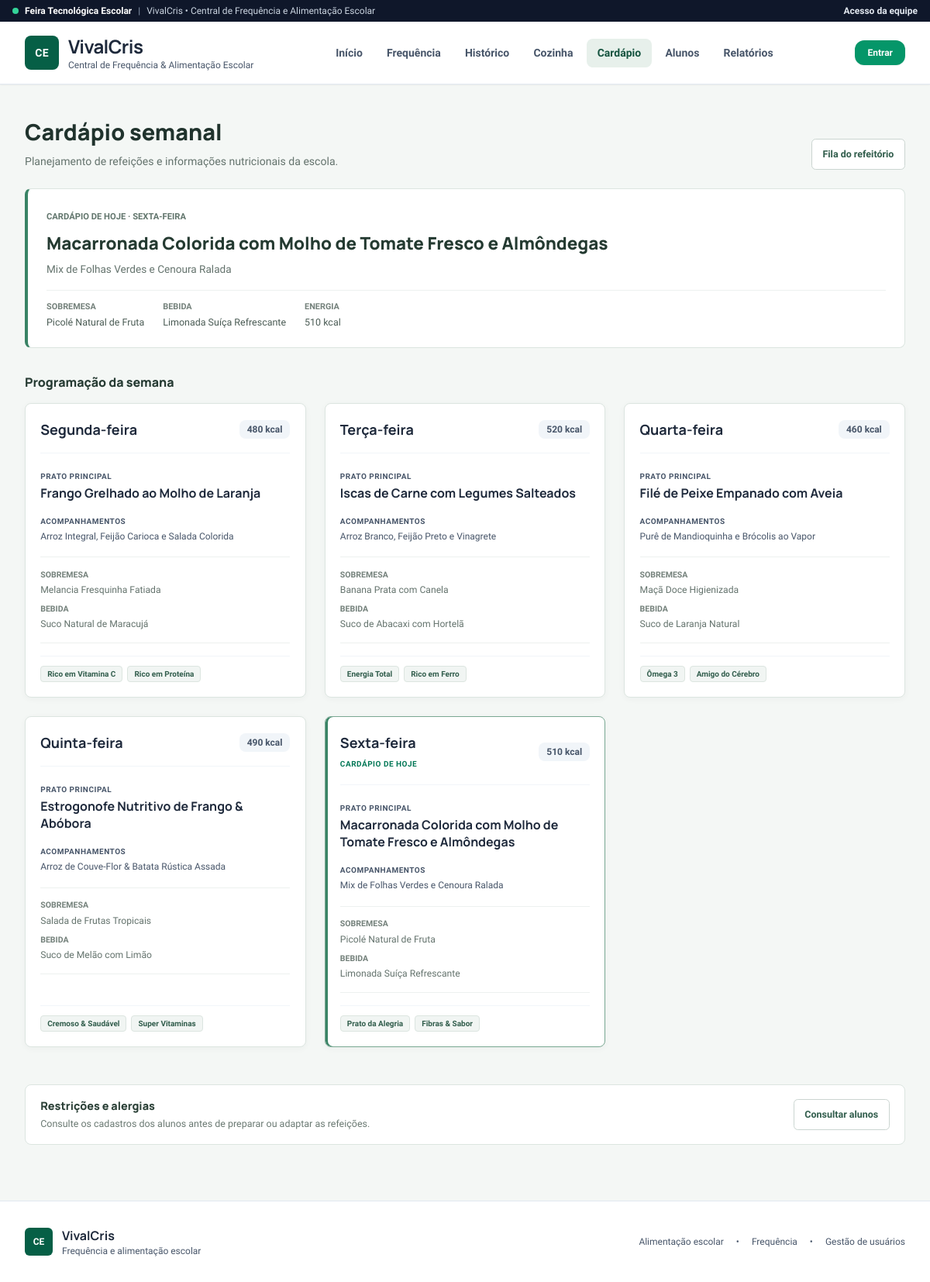
The page /public/alimentacao/cardapio on the database its author committed.
### tables this page shows
CREATE TABLE `cardapios` (
    `id` INT AUTO_INCREMENT PRIMARY KEY,
    `dia_semana` VARCHAR(30) NOT NULL,
    `prato_principal` VARCHAR(200) NOT NULL,
    `acompanhamento` VARCHAR(255) NOT NULL,
    `sobremesa` VARCHAR(150) NOT NULL,
    `bebida` VARCHAR(100) NOT NULL,
    `calorias` INT DEFAULT 450,
    `tags` VARCHAR(255) NOT NULL,
    `emoji` VARCHAR(10) NOT NULL
);

### core/Controller.php (called while the page is built, shortened)
<?php
class Controller {
    protected function view(string $viewPath, array $data = []): void {
        extract($data);
        $viewFile = __DIR__ . "/../app/Views/{$viewPath}.php";
        require_once $viewFile;
    }
}

### app/Controllers/AlimentacaoController.php (called while the page is built, shortened)
<?php
class AlimentacaoController extends Controller {
    public function cardapio(): void {
        $cardapios = Cardapio::all();
        $cardapioHoje = Cardapio::getCardapioDeHoje();
        $idEdicao = (int)($_GET['editar'] ?? 0);
        $this->view('alimentacao/cardapio', [
            'cardapios' => $cardapios,
            'cardapioHoje' => $cardapioHoje,
            'cardapioEdicao' => $idEdicao > 0 ? Cardapio::find($idEdicao) : null,
            'podeGerenciar' => Usuario::temPerfil('nutricionista'),
            'diasSemana' => ['Segunda-feira', 'Terça-feira', 'Quarta-feira', 'Quinta-feira', 'Sexta-feira']
        ]);
    }
}

### public/index.php (called while the page is built, shortened)
<?php
spl_autoload_register(function ($class) {
    $prefixApp = 'App\\';
    $prefixCore = 'Core\\';
    $baseDirApp = __DIR__ . '/../app/';
    $baseDirCore = __DIR__ . '/../core/';
    if (strncmp($prefixApp, $class, strlen($prefixApp)) === 0) {
        $relativeClass = substr($class, strlen($prefixApp));
        $file = $baseDirApp . str_replace('\\', '/', $relativeClass) . '.php';
        if (file_exists($file)) {
            return;
        }
    }
    if (strncmp($prefixCore, $class, strlen($prefixCore)) === 0) {
        $relativeClass = substr($class, strlen($prefixCore));
        $file = $baseDirCore . str_replace('\\', '/', $relativeClass) . '.php';
        if (file_exists($file)) {
            return;
        }
    }
});
require_once __DIR__ . '/../core/helpers.php';
Router::dispatch();

### core/helpers.php (called while the page is built, shortened)
<?php
if (!function_exists('base_url')) {
    function base_url(): string {
        $scriptName = $_SERVER['SCRIPT_NAME'] ?? '';
        $base = dirname($scriptName);
        return rtrim(str_replace('\\', '/', $base), '/');
    }
}
if (!function_exists('url')) {
    function url(string $path = ''): string {
        $path = ltrim($path, '/');
        $base = base_url();
        return $base ? "{$base}/{$path}" : "/{$path}";
    }
}

### app/Models/Cardapio.php (called while the page is built, shortened)
<?php
class Cardapio extends Model {
    public static function all(): array {
        $stmt = self::getConnection()->query("SELECT * FROM cardapios");
        $cardapios = $stmt->fetchAll();
        $ordemDias = [
            'Segunda-feira' => 1,
            'Terça-feira' => 2,
            'Quarta-feira' => 3,
            'Quinta-feira' => 4,
            'Sexta-feira' => 5
        ];
        usort($cardapios, static fn($a, $b) => ($ordemDias[$a['dia_semana']] ?? 99) <=> ($ordemDias[$b['dia_semana']] ?? 99));
        return $cardapios;
    }
    public static function getDoDia(string $diaSemana): ?array {
        $stmt = self::getConnection()->prepare("SELECT * FROM cardapios WHERE dia_semana = ? LIMIT 1");
        $stmt->execute([$diaSemana]);
        $row = $stmt->fetch();
        return $row ?: null;
    }
    public static function getCardapioDeHoje(): array {
        $diasMap = [
            1 => 'Segunda-feira',
            2 => 'Terça-feira',
            3 => 'Quarta-feira',
            4 => 'Quinta-feira',
            5 => 'Sexta-feira',
            6 => 'Segunda-feira',
            0 => 'Segunda-feira'
        ];
        $diaAtual = (int)date('w');
        $nomeDia = $diasMap[$diaAtual] ?? 'Segunda-feira';
        $cardapio = self::getDoDia($nomeDia);
        return $cardapio ?: [
            'id' => 1,
            'dia_semana' => 'Hoje',
            'prato_principal' => 'Prato Nutritivo Especial',
            'acompanhamento' => 'Arroz, Feijão e Salada Colorida',
            'sobremesa' => 'Fruta da Estação',
            'bebida' => 'Suco Natural',
            'calorias' => 450,
            'tags' => 'Vitamina C,Proteína',
            'emoji' => '🍽️'
        ];
    }
}

### core/Model.php (called while the page is built, shortened)
<?php
abstract class Model {
    protected static ?PDO $db = null;
    protected static function getConnection(): PDO {
        if (self::$db === null) {
            self::$db = Database::getInstance();
        }
        return self::$db;
    }
}

### config/database.php (called while the page is built)
<?php
return [
    'driver' => 'mysql',
    'mysql' => [
        'host' => '127.0.0.1',
        'port' => 3306,
        'database' => 'central_escolar',
        'username' => 'root',
        'password' => '',
        'charset' => 'utf8mb4'
    ],
    'sqlite' => [
        'database' => __DIR__ . '/../database/escola.sqlite'
    ]
];

### app/Models/Database.php (called while the page is built, shortened)
<?php
class Database {
    private static ?PDO $instance = null;
    public static function getInstance(): PDO {
        if (self::$instance === null) {
            $config = require __DIR__ . '/../../config/database.php';
            $driver = $config['driver'] ?? 'mysql';
            try {
                if ($driver === 'mysql') {
                    $mc = $config['mysql'];
                    $dsn = "mysql:host={$mc['host']};port={$mc['port']};dbname={$mc['database']};charset={$mc['charset']}";
                    self::$instance = new PDO($dsn, $mc['username'], $mc['password']);
                    self::$instance->setAttribute(PDO::ATTR_ERRMODE, PDO::ERRMODE_EXCEPTION);
                    self::$instance->setAttribute(PDO::ATTR_DEFAULT_FETCH_MODE, PDO::FETCH_ASSOC);
                    self::$instance->exec("SET NAMES utf8mb4");
                }
                self::ensureSchema(self::$instance, $driver);
                $userCount = (int)self::$instance->query("SELECT COUNT(*) FROM usuarios")->fetchColumn();
            } catch (PDOException $e) {
                die("Erro ao conectar ao banco de dados ({$driver}): " . $e->getMessage());
            }
        }
        return self::$instance;
    }
    private static function ensureSchema(PDO $db, string $driver): void {
        if ($driver === 'mysql') {
            self::ensureSchemaMysql($db);
        } else {
            self::ensureSchemaSqlite($db);
        }
    }
    private static function ensureSchemaMysql(PDO $db): void {
        $tabelas = ['usuarios', 'alunos', 'frequencias', 'pedidos_cozinha',
                     'historico_frequencia_diaria', 'cardapios', 'refeicoes',
                     'votacao_pratos', 'dicas_nutricao'];
        foreach ($tabelas as $tabela) {
            $stmt = $db->query("SHOW TABLES LIKE '{$tabela}'");
        }
    }
}

### app/Views/alimentacao/cardapio.php (the view, shortened to what this page needs)
<?php
require_once __DIR__ . '/../layouts/header.php';
?>
<div class="menu-page-heading">
    <div>
        <h1>Cardápio semanal</h1>
        <p>Planejamento de refeições e informações nutricionais da escola.</p>
    </div>
    <a href="<?= url('alimentacao/fila') ?>" class="menu-nav-link">Fila do refeitório</a>
</div>
<div class="today-menu-banner">
    <div>
        <span class="menu-section-label">Cardápio de hoje · <?= htmlspecialchars($cardapioHoje['dia_semana']) ?></span>
        <h2><?= htmlspecialchars($cardapioHoje['prato_principal']) ?></h2>
        <p><?= htmlspecialchars($cardapioHoje['acompanhamento']) ?></p>
        <div class="today-menu-details">
            <span><strong>Sobremesa</strong><?= htmlspecialchars($cardapioHoje['sobremesa']) ?></span>
            <span><strong>Bebida</strong><?= htmlspecialchars($cardapioHoje['bebida']) ?></span>
            <span><strong>Energia</strong><?= (int)$cardapioHoje['calorias'] ?> kcal</span>
        </div>
    </div>
</div>
<h3 class="menu-week-heading">Programação da semana</h3>
<div class="grid grid-cols-1 md:grid-cols-2 lg:grid-cols-3 gap-6 mb-12">
    <?php foreach ($cardapios as $c): ?>
        <?php
            $isHoje = ($c['dia_semana'] === $cardapioHoje['dia_semana']);
            $tags = explode(',', $c['tags']);
        ?>
        <div class="menu-day-card <?= $isHoje ? 'is-today' : '' ?>">
            <div>
                <div class="flex items-center justify-between pb-4 border-b border-slate-100 mb-4">
                    <div class="flex items-center gap-2">
                        <div>
                            <h4 class="font-brand font-bold text-lg text-slate-800"><?= htmlspecialchars($c['dia_semana']) ?></h4>
                            <?php if ($isHoje): ?>
                                <span class="text-[10px] font-bold text-emerald-700 uppercase tracking-wider">Cardápio de hoje</span>
                            <?php endif; ?>
                        </div>
                    </div>
                    <span class="text-xs font-bold text-slate-600 bg-slate-100 px-2.5 py-1 rounded-lg">
                        <?= $c['calorias'] ?> kcal
                    </span>
                </div>
                <div class="mb-3">
                    <span class="text-[10px] font-bold text-slate-600 uppercase tracking-wider">Prato Principal</span>
                    <p class="font-brand font-bold text-base text-slate-800 leading-snug">
                        <?= htmlspecialchars($c['prato_principal']) ?>
                    </p>
                </div>
                <div class="mb-4">
                    <span class="text-[10px] font-bold text-slate-600 uppercase tracking-wider">Acompanhamentos</span>
                    <p class="text-xs text-slate-600 leading-relaxed">
                        <?= htmlspecialchars($c['acompanhamento']) ?>
                    </p>
                </div>
                <div class="menu-card-details">
                    <p><strong>Sobremesa</strong><?= htmlspecialchars($c['sobremesa']) ?></p>
                    <p><strong>Bebida</strong><?= htmlspecialchars($c['bebida']) ?></p>
                </div>
            </div>
            <div class="pt-3 border-t border-slate-100 flex flex-wrap gap-1.5">
                <?php foreach ($tags as $tag): ?>
                    <span class="text-[10px] font-bold px-2 py-0.5 rounded-lg bg-emerald-50 text-emerald-700 border border-emerald-200">
                        <?= htmlspecialchars(trim($tag)) ?>
                    </span>
                <?php endforeach; ?>
            </div>
        </div>
    <?php endforeach; ?>
</div>
<div class="menu-guidance">
    <div>
        <h4>Restrições e alergias</h4>
        <p>Consulte os cadastros dos alunos antes de preparar ou adaptar as refeições.</p>
    </div>
    <a href="<?= url('alunos') ?>">Consultar alunos</a>
</div>
<?php require_once __DIR__ . '/../layouts/footer.php'; ?>

### public/css/style.css (style rules this page uses)
.app-body { background: #f4f7f5; font-family: 'Source Sans 3', sans-serif; }
.menu-page-heading { display: flex; align-items: flex-end; justify-content: space-between; gap: 1.25rem; margin-bottom: 1.5rem; }
.menu-page-heading h1 { margin: 0; color: #20332d; font-family: Manrope, sans-serif; font-size: 1.8rem; font-weight: 800; }
.menu-page-heading p { margin: 0.35rem 0 0; color: #64736d; font-size: 0.88rem; }
.menu-nav-link, .menu-guidance a { display: inline-flex; min-height: 2.45rem; align-items: center; justify-content: center; padding: 0.6rem 0.85rem; border: 1px solid #cbd5d1; border-radius: 0.35rem; background: #fff; color: #315d4c; font-size: 0.78rem; font-weight: 700; text-decoration: none; white-space: nowrap; }
.today-menu-banner { margin-bottom: 2rem; padding: 1.4rem 1.5rem; border: 1px solid #dce5e0; border-left: 4px solid #398365; border-radius: 0.5rem; background: #fff; }
.menu-section-label { color: #62766d; font-size: 0.7rem; font-weight: 700; text-transform: uppercase; }
.today-menu-banner h2 { margin: 0.45rem 0 0; color: #243a31; font-family: Manrope, sans-serif; font-size: 1.4rem; font-weight: 800; }
.today-menu-banner > div > p { margin: 0.4rem 0 0; color: #64736d; font-size: 0.85rem; }
.today-menu-details { display: flex; flex-wrap: wrap; gap: 1.5rem; margin-top: 1rem; padding-top: 0.85rem; border-top: 1px solid #edf1ef; }
.today-menu-details span, .today-menu-details strong { display: block; }
.today-menu-details span { color: #4b5c55; font-size: 0.78rem; }
.today-menu-details strong { margin-bottom: 0.15rem; color: #74817b; font-size: 0.68rem; font-weight: 650; text-transform: uppercase; }
.menu-week-heading { margin: 0 0 0.9rem; color: #263b33; font-family: Manrope, sans-serif; font-size: 1rem; font-weight: 750; }
.menu-day-card { display: flex; flex-direction: column; justify-content: space-between; padding: 1.2rem; border: 1px solid #dce5e0; border-radius: 0.5rem; background: #fff; box-shadow: 0 2px 8px rgba(29, 55, 45, 0.04); }
.menu-day-card.is-today { border-color: #79a892; box-shadow: inset 3px 0 #398365, 0 2px 8px rgba(29, 55, 45, 0.04); }
.menu-card-details { margin-bottom: 1rem; padding: 0.65rem 0; border-top: 1px solid #edf1ef; border-bottom: 1px solid #edf1ef; }
.menu-card-details p { display: grid; gap: 0.15rem; margin: 0; padding: 0.25rem 0; color: #64736d; font-size: 0.76rem; }
.menu-card-details strong { color: #74817b; font-size: 0.66rem; text-transform: uppercase; }
.menu-day-card .bg-emerald-50 { border-color: #dce5e0; border-radius: 0.25rem; background: #f1f5f3; color: #315d4c; }
.menu-guidance { display: flex; align-items: center; justify-content: space-between; gap: 1rem; padding: 1rem 1.2rem; border: 1px solid #dce5e0; border-radius: 0.5rem; background: #fff; }
.menu-guidance h4 { margin: 0; color: #2b4037; font-family: Manrope, sans-serif; font-size: 0.9rem; font-weight: 750; }
.menu-guidance p { margin: 0.25rem 0 0; color: #6a7972; font-size: 0.78rem; }

### rows shown on the page
cardapios: dia_semana "SEXTA-FEIRA", prato_principal "Macarronada Colorida com Molho de Tomate Fresco e Almôndegas", acompanhamento "Mix de Folhas Verdes e Cenoura Ralada", sobremesa "Picolé Natural de Fruta", bebida "Limonada Suíça Refrescante", calorias "510", dia_semana "Sexta-feira", shows "CARDÁPIO DE HOJE", tags "Prato da Alegria", tags "Fibras & Sabor"
cardapios: dia_semana "Segunda-feira", calorias "480", prato_principal "Frango Grelhado ao Molho de Laranja", acompanhamento "Arroz Integral, Feijão Carioca e Salada Colorida", sobremesa "Melancia Fresquinha Fatiada", bebida "Suco Natural de Maracujá", tags "Rico em Vitamina C", tags "Rico em Proteína"
cardapios: dia_semana "Terça-feira", calorias "520", prato_principal "Iscas de Carne com Legumes Salteados", acompanhamento "Arroz Branco, Feijão Preto e Vinagrete", sobremesa "Banana Prata com Canela", bebida "Suco de Abacaxi com Hortelã", tags "Energia Total", tags "Rico em Ferro"
cardapios: dia_semana "Quarta-feira", calorias "460", prato_principal "Filé de Peixe Empanado com Aveia", acompanhamento "Purê de Mandioquinha e Brócolis ao Vapor", sobremesa "Maçã Doce Higienizada", bebida "Suco de Laranja Natural", tags "Ômega 3", tags "Amigo do Cérebro"
cardapios: dia_semana "Quinta-feira", calorias "490", prato_principal "Estrogonofe Nutritivo de Frango & Abóbora", acompanhamento "Arroz de Couve-Flor & Batata Rústica Assada", sobremesa "Salada de Frutas Tropicais", bebida "Suco de Melão com Limão", tags "Cremoso & Saudável", tags "Super Vitaminas"
